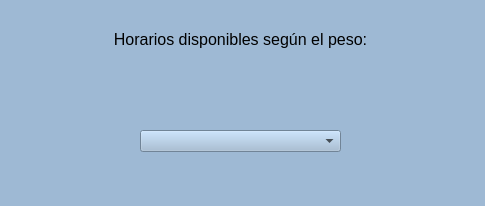
<?xml version="1.0" encoding="UTF-8"?>
<ui version="4.0">
 <class>Dialog</class>
 <widget class="QDialog" name="Dialog">
  <property name="windowModality">
   <enum>Qt::ApplicationModal</enum>
  </property>
  <property name="geometry">
   <rect>
    <x>0</x>
    <y>0</y>
    <width>485</width>
    <height>206</height>
   </rect>
  </property>
  <property name="windowTitle">
   <string>Horas disponibles</string>
  </property>
  <property name="styleSheet">
   <string notr="true">background-color: rgb(158, 185, 212);</string>
  </property>
  <property name="modal">
   <bool>true</bool>
  </property>
  <widget class="QLabel" name="label">
   <property name="geometry">
    <rect>
     <x>90</x>
     <y>30</y>
     <width>301</width>
     <height>21</height>
    </rect>
   </property>
   <property name="font">
    <font>
     <pointsize>12</pointsize>
    </font>
   </property>
   <property name="text">
    <string>Horarios disponibles según el peso:</string>
   </property>
   <property name="alignment">
    <set>Qt::AlignHCenter|Qt::AlignTop</set>
   </property>
  </widget>
  <widget class="QComboBox" name="cbEncomiendasHorarios">
   <property name="geometry">
    <rect>
     <x>140</x>
     <y>130</y>
     <width>201</width>
     <height>22</height>
    </rect>
   </property>
  </widget>
  <widget class="QLabel" name="NoespacioCarga">
   <property name="geometry">
    <rect>
     <x>140</x>
     <y>80</y>
     <width>201</width>
     <height>21</height>
    </rect>
   </property>
   <property name="font">
    <font>
     <pointsize>12</pointsize>
    </font>
   </property>
   <property name="text">
    <string/>
   </property>
   <property name="alignment">
    <set>Qt::AlignHCenter|Qt::AlignTop</set>
   </property>
  </widget>
 </widget>
 <resources/>
 <connections/>
</ui>
